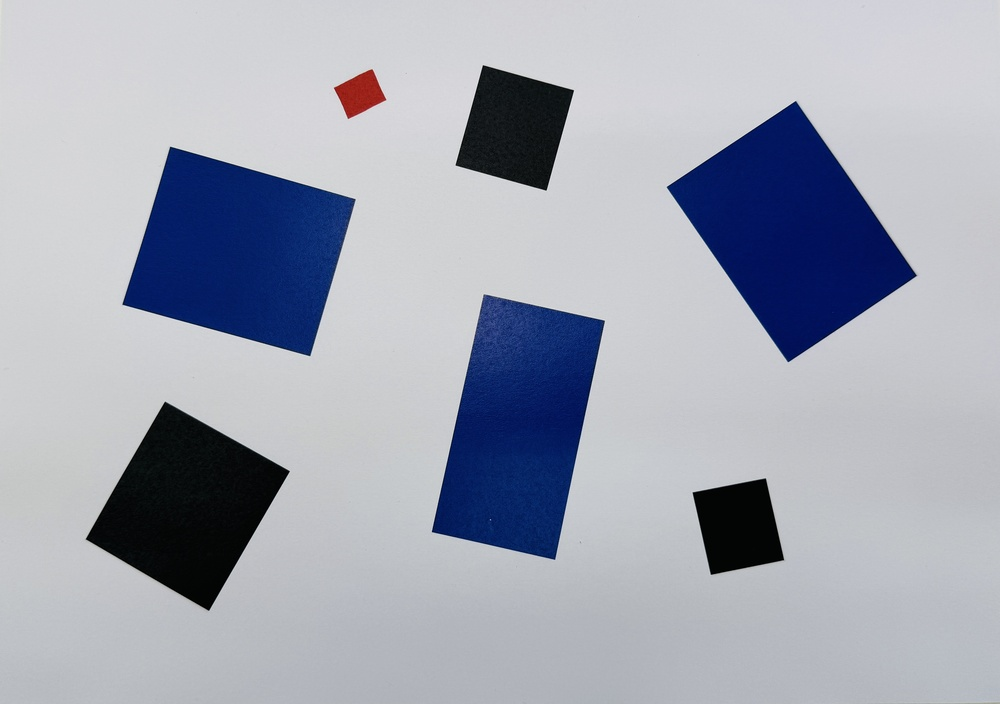
#> input picture Rachid/blu_obstacles.jpg, 1000 x 704 px, shrunk from 4175 x 2940 before the run
$ jupyter execute project.ipynb
#> lines starting #> are read from the running program, lines starting #| are printed output that depends on the picture; after the words box and inside, x2 and y2 are one past the last pixel; in counts of white or black regions, pixels touching at a corner belong together
#> further down, image is the input picture: shape (704, 1000, 3); mean B, G, R 179.6, 166.6, 162.3
[cell 1]
import cv2
import numpy as np
import matplotlib.pyplot as plt

# 1. Filtrer la couleur (bleu)
def filter_color(image):
    hsv = cv2.cvtColor(image, cv2.COLOR_BGR2HSV)
#> hsv: shape (704, 1000, 3); mean H, S, V 111, 44.3, 179.9

    lower_blue = np.array([90, 50, 50])
    upper_blue = np.array([130, 255, 255])

    mask = cv2.inRange(hsv, lower_blue, upper_blue)
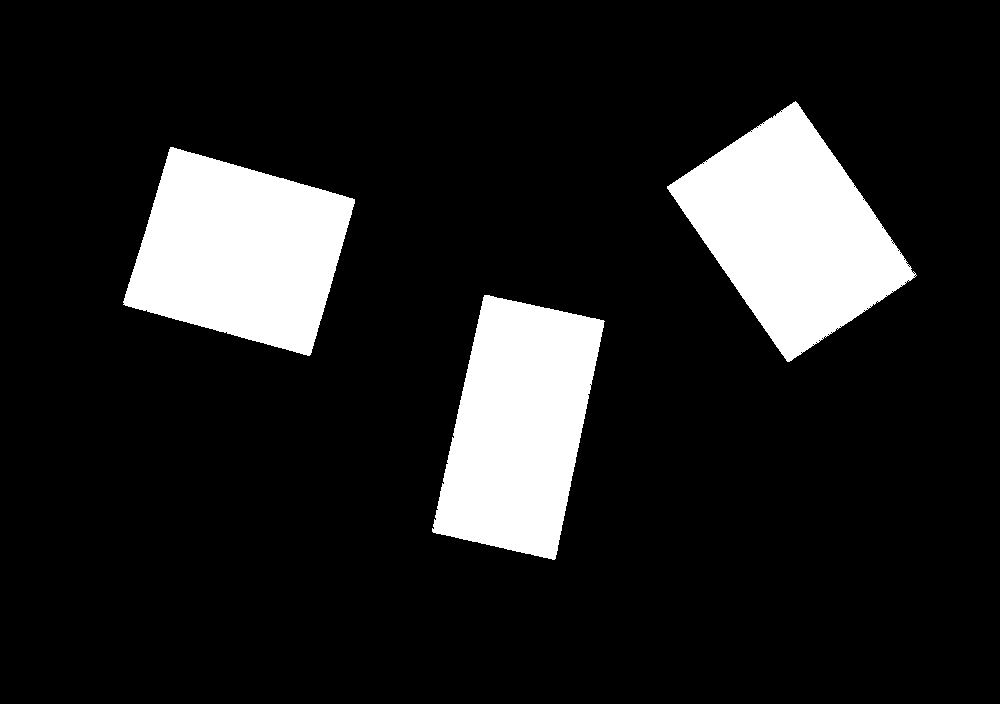
#> mask: shape (704, 1000); 13.6% white; 3 white regions, box (x1, y1, x2, y2) and area: (667, 101, 917, 362) 33245, (123, 147, 355, 356) 31872, (432, 295, 605, 560) 30579

    #optionnel : nettoyage du masque avec des opérations morphologiques
    mask = cv2.morphologyEx(mask, cv2.MORPH_OPEN, np.ones((5,5),np.uint8))
#> mask: shape (704, 1000); 13.6% white; 3 white regions, box (x1, y1, x2, y2) and area: (669, 103, 914, 361) 33138, (124, 148, 355, 355) 31857, (434, 295, 604, 559) 30540
    mask = cv2.morphologyEx(mask, cv2.MORPH_CLOSE, np.ones((5,5),np.uint8))
#> mask: shape (704, 1000); 13.6% white; 3 white regions, box (x1, y1, x2, y2) and area: (669, 103, 914, 361) 33138, (124, 148, 355, 355) 31857, (434, 295, 604, 559) 30541

    return mask

def preprocess_image(mask):
    """Applique un flou et une détection de contours."""
    blurred = cv2.GaussianBlur(mask, (3, 3), 0)
    edges = cv2.Canny(blurred, 50, 150, 7, L2gradient=True)
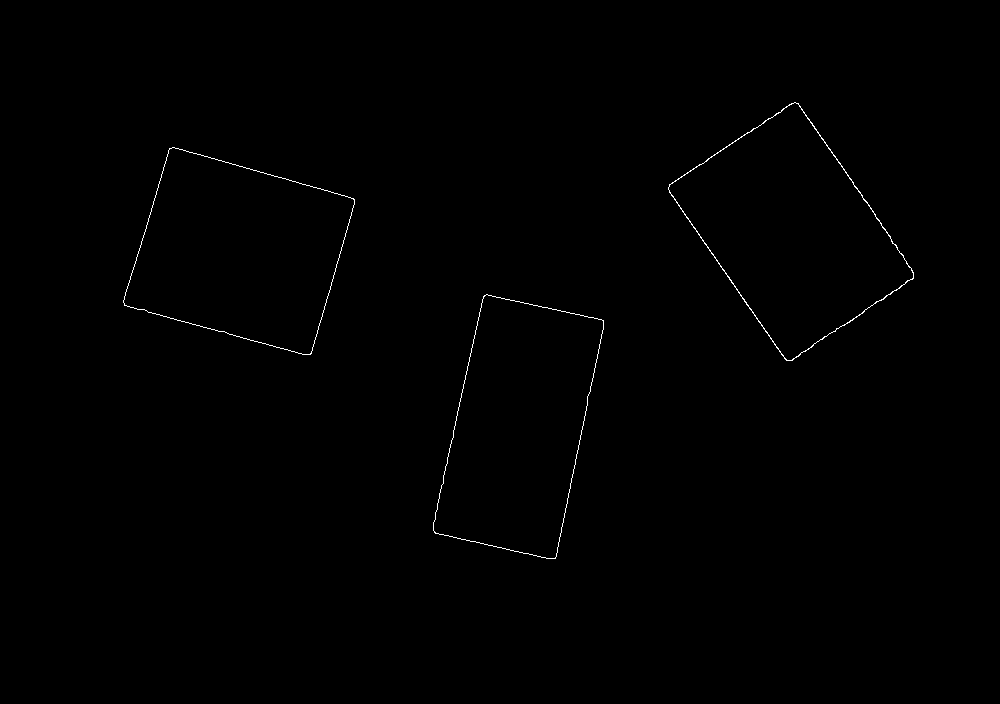
#> edges: shape (704, 1000); 0.32% white in thin lines or dots, all inside (x1, y1, x2, y2) = (123, 102, 914, 559)
    dilated_edges = cv2.dilate(edges, kernel=np.ones((5, 5), np.uint8), iterations=1)
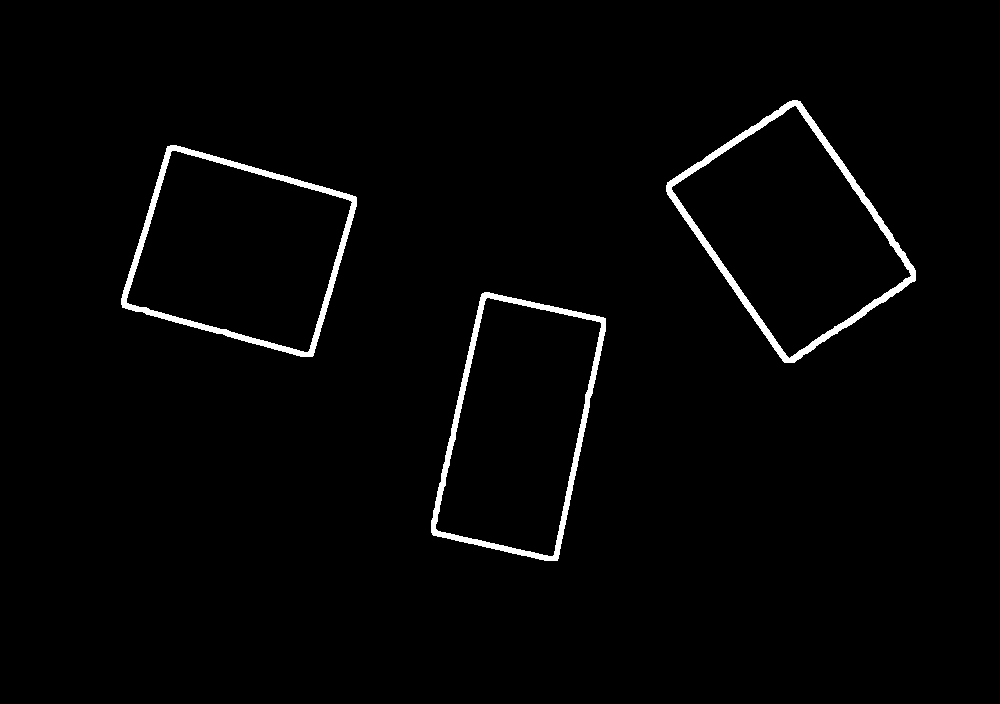
#> dilated_edges: shape (704, 1000); 1.9% white; 3 white regions
    return dilated_edges

# --- Utilisation ---

image_path = 'blu_obstacles.jpg' # Remplacer par le chemin de mon image
image = cv2.imread(image_path)

mask = filter_color(image)
edges = preprocess_image(mask)

plt.figure(figsize=(8, 6))
plt.imshow(edges, cmap='plasma')
plt.title("Image après (Canny Edges)")
plt.axis('off') # Cache les axes x et y
plt.show() # Affiche la fenêtre Matplotlib

[cell 2]
import cv2
import numpy as np
import matplotlib.pyplot as plt

def scale_contour(contour, scale):
    M = cv2.moments(contour)
    if M['m00'] == 0:
        return contour

    cx = int(M['m10'] / M['m00'])
    cy = int(M['m01'] / M['m00'])
    center = np.array([cx, cy])

    scaled = (contour - center) * scale + center
    return scaled.astype(np.int32)


# --- Utilisation ---

contours, _ = cv2.findContours(edges, cv2.RETR_EXTERNAL, cv2.CHAIN_APPROX_SIMPLE)
#> contours = 3 contours; box (x1, y1, x2, y2) and area: (666, 100, 916, 363) 35275, (121, 145, 357, 357) 33624, (431, 292, 606, 561) 32290

scaled_contours = []
all_vertices = []
output = image.copy()
for cnt in contours:
    approx = cv2.approxPolyDP(cnt, 0.02 * cv2.arcLength(cnt, True), True)
    scaled = scale_contour(approx, scale=1.5)
    scaled_contours.append(scaled)

    vertices = scaled.reshape(-1, 2)   # (4,2)
    all_vertices.append(vertices)
    for (x, y) in vertices:
        cv2.circle(output, (x, y), 13, (0, 0, 255), -1)
#> this loop made 3 passes
#> (approx, cx in scale_contour, cy in scale_contour, vertices) on passes 1 to 3: ([[484, 292], [431, 532], [557, 560], [605, 318]], 519, 426, [[466, 225], [387, 585], [576, 627], [648, 264]]), ([[167, 146], [122, 307], [312, 356], [356, 197]], 239, 251, [[131, 93], [63, 335], [348, 408], [414, 170]]), ([[797, 100], [666, 185], [784, 362], [915, 280]], 790, 231, [[800, 34], [604, 162], [781, 427], [977, 304]])
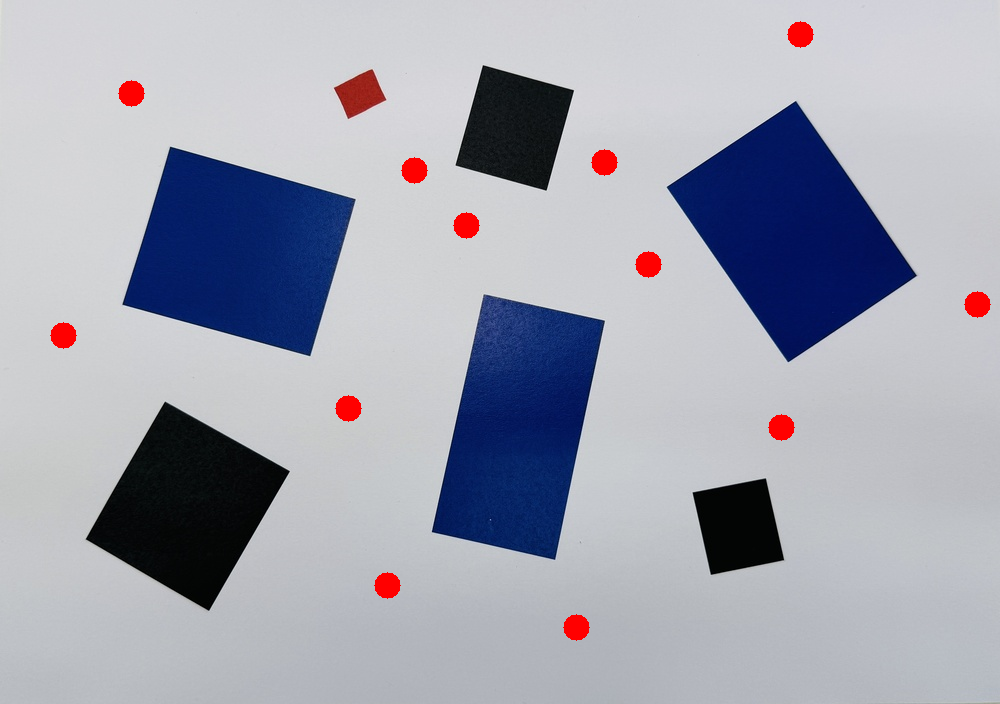
#> output: shape (704, 1000, 3); 0.9% of pixels changed, all inside (x1, y1, x2, y2) = (50, 21, 991, 641)
#> after the loop, all_vertices = [[[466, 225], [387, 585], [576, 627], [648, 264]], [[131, 93], [63, 335], [348, 408], [414, 170]], [[800, 34], [604, 162], [781, 427], [977, 304]]]; scaled_contours = 3 contours; box (x1, y1, x2, y2) and area: (604, 34, 978, 428) 74644, (63, 93, 415, 409) 73185, (387, 225, 649, 628) 70116


cv2.drawContours(output, contours, -1, (0, 0, 0), 2)
cv2.drawContours(output, scaled_contours, -1, (0, 0, 255), 2)
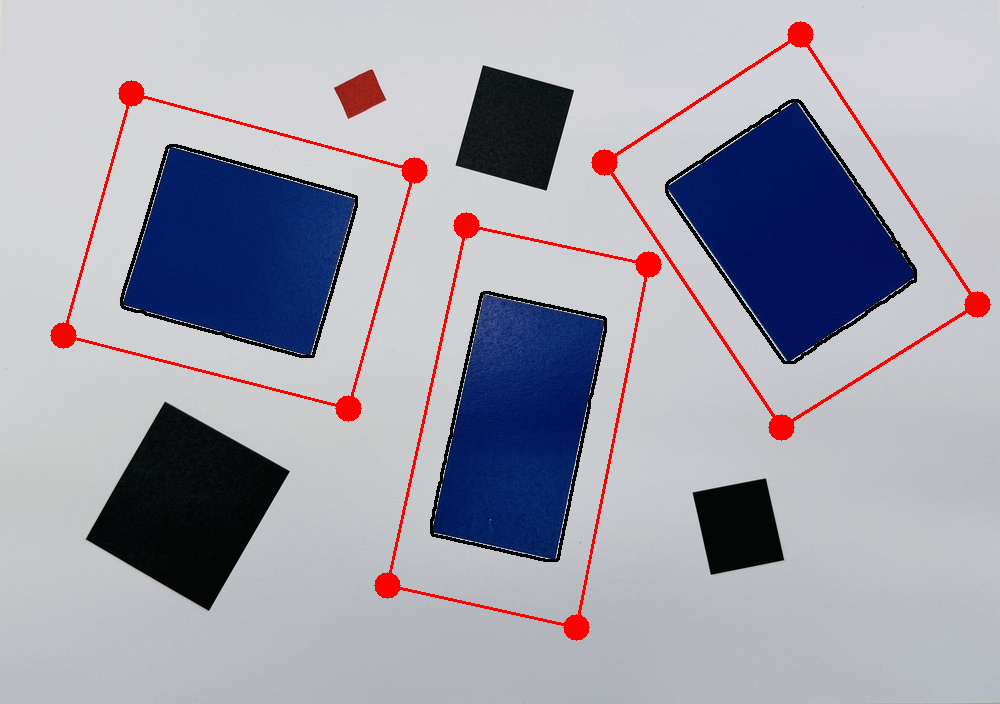
#> output: shape (704, 1000, 3); mean B, G, R 172.8, 159.9, 161.3

print("Liste des vertices :")
print(all_vertices)
#| [array([[466, 225],
#|        [387, 585],
#|        [576, 627],
#|        [648, 264]], dtype=int32), array([[131,  93],
#|        [ 63, 335],
#|        [348, 408],
#|        [414, 170]], dtype=int32), array([[800,  34],
#|        [604, 162],
#|        [781, 427],
#|        [977, 304]], dtype=int32)]

plt.figure(figsize=(8,6))
plt.imshow(cv2.cvtColor(output, cv2.COLOR_BGR2RGB))
plt.axis('on')
plt.show()
